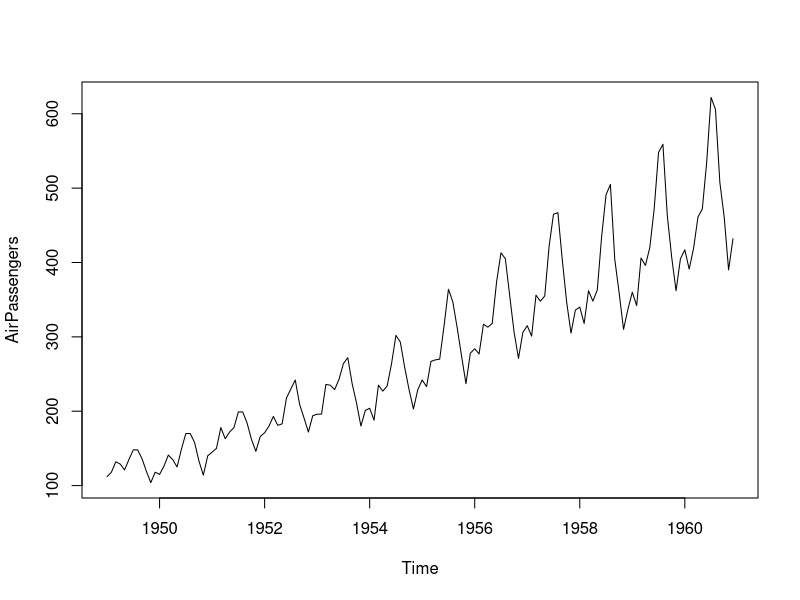
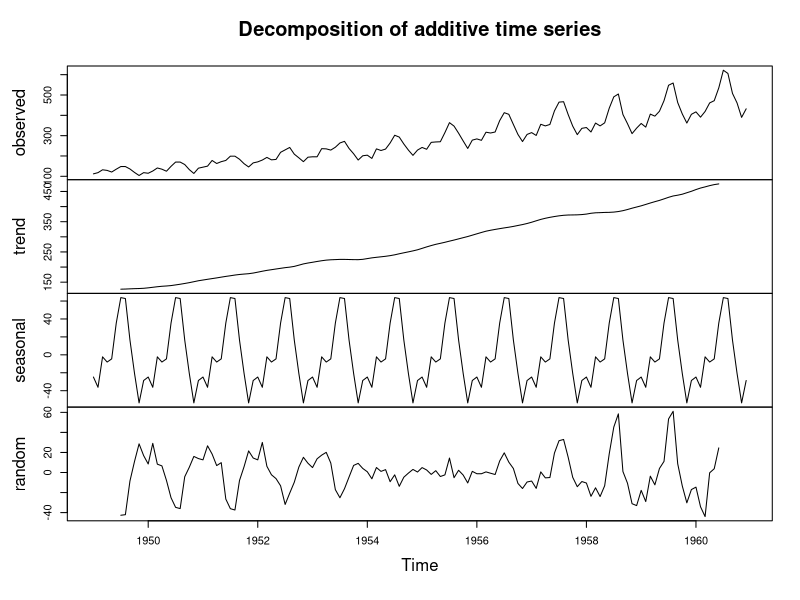
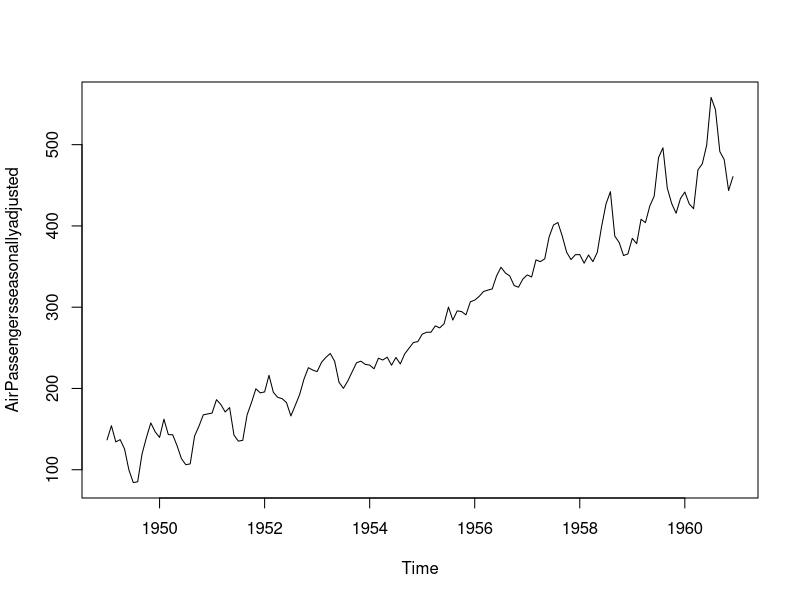
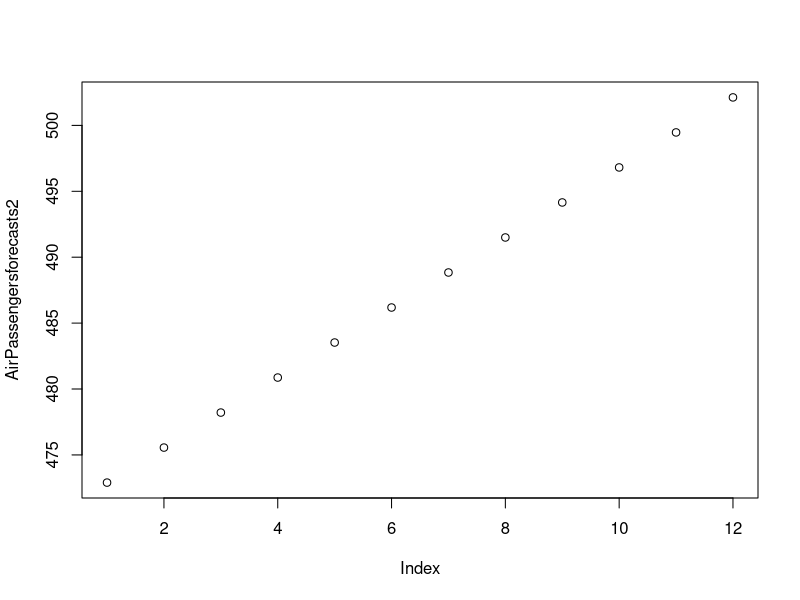
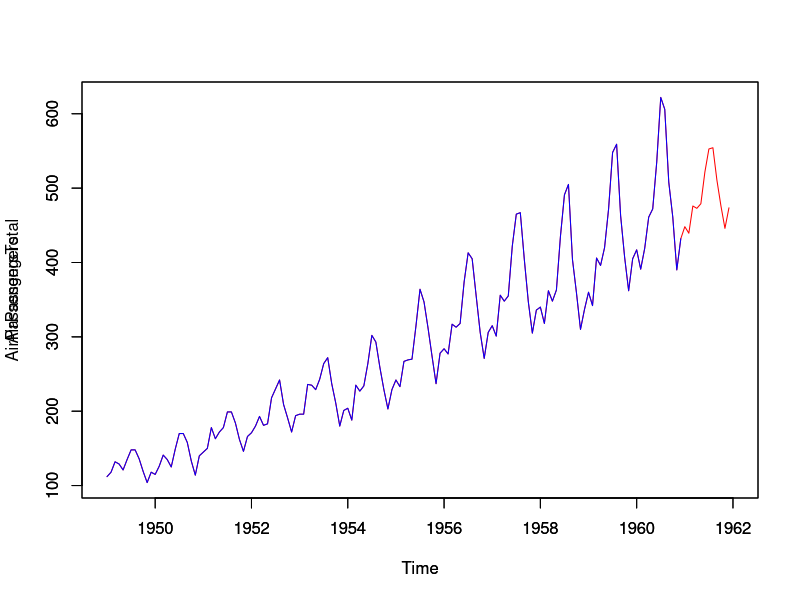
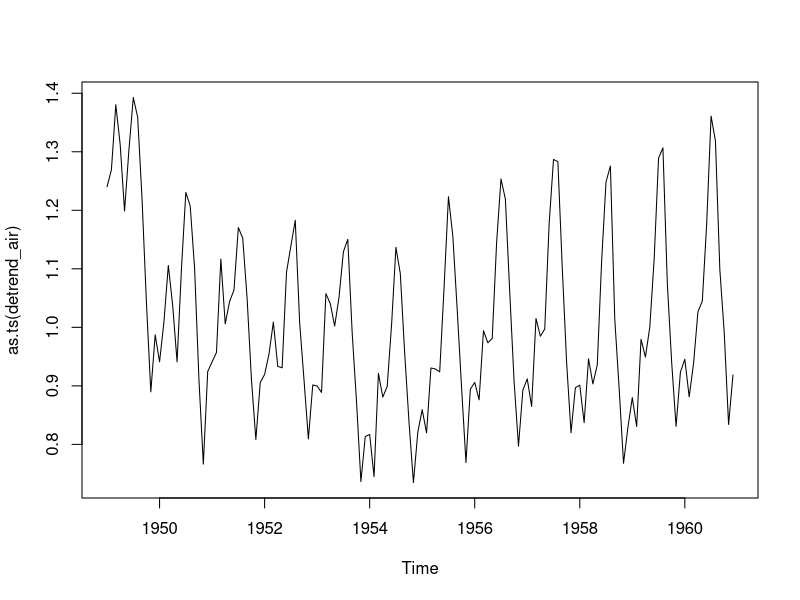

These charts were generated, in order, by the following R code:
#par(mfrow = c(1,1))

#Se observa el gráfico de la serie
plot.ts(AirPassengers)

#Función para descomponer una serie en sus componentes
AirPassengerscomponents <- decompose(AirPassengers)
plot(AirPassengerscomponents)

serie <- AirPassengerscomponents$random
write.csv(serie, "serie.csv")

#Ajuste estacional: Sólo tiene la componente tendencial y aleatoria
AirPassengersseasonallyadjusted <- AirPassengers - AirPassengerscomponents$seasonal
plot(AirPassengersseasonallyadjusted)

#Ajuste de la Tendencia por regresion lineal simple:
t = 1:length((AirPassengers))
t2 = t**0.5
AirPassengersModel <- lm(AirPassengersseasonallyadjusted ~ t)
summary(AirPassengersModel)

#Previsión de la Tendencia
library(forecast)

AirPassengersforecasts2 <- AirPassengersModel$coefficients[1] + 
  AirPassengersModel$coefficients[2] * c(145:(144+12))
plot(AirPassengersforecasts2)

#Previsiones total: Se suma la parte tendencial
AirPassengersforecasts3 <- AirPassengersforecasts2 + AirPassengerscomponents$seasonal[1:12]
AirPassengersforecasts3 <- ts(AirPassengersforecasts3, start=1961,frequency=12)

#Representación final
vector1 <- as.vector(AirPassengers)
vector2 <- as.vector(AirPassengersforecasts3)
vectorTotal <- c(vector1, vector2)
AirPassengersTotal <- ts(vectorTotal, start = 1949, frequency = 12)

plot.ts(AirPassengersTotal, type = "l", col = "red", xlim = c(1949, 1962))
par(new=TRUE)
plot.ts(AirPassengers, type = "l", col = "blue", xlim = c(1949, 1962))



################################################
############Modelo Multiplicativo###############
################################################

#Tendencia
  #Se toma un modelo linenal
  Modelo1 <- lm(as.vector(AirPassengers)~c(1:144))
  trend_air <- Modelo1$fitted.values

detrend_air =  AirPassengers / trend_air
plot(as.ts(detrend_air))

#Estacional
